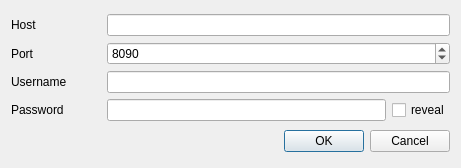
<?xml version="1.0" encoding="UTF-8"?>
<ui version="4.0">
 <class>ConnectDialog</class>
 <widget class="QDialog" name="ConnectDialog">
  <property name="geometry">
   <rect>
    <x>0</x>
    <y>0</y>
    <width>461</width>
    <height>168</height>
   </rect>
  </property>
  <property name="windowTitle">
   <string>Connection Settings</string>
  </property>
  <layout class="QVBoxLayout" name="verticalLayout">
   <item>
    <layout class="QGridLayout" name="gridLayout">
     <item row="0" column="0">
      <widget class="QLabel" name="label_1">
       <property name="minimumSize">
        <size>
         <width>90</width>
         <height>0</height>
        </size>
       </property>
       <property name="text">
        <string>Host</string>
       </property>
      </widget>
     </item>
     <item row="1" column="0">
      <widget class="QLabel" name="label_2">
       <property name="minimumSize">
        <size>
         <width>90</width>
         <height>0</height>
        </size>
       </property>
       <property name="text">
        <string>Port</string>
       </property>
      </widget>
     </item>
     <item row="2" column="0">
      <widget class="QLabel" name="label_3">
       <property name="minimumSize">
        <size>
         <width>90</width>
         <height>0</height>
        </size>
       </property>
       <property name="text">
        <string>Username</string>
       </property>
      </widget>
     </item>
     <item row="3" column="0">
      <widget class="QLabel" name="label_4">
       <property name="minimumSize">
        <size>
         <width>90</width>
         <height>0</height>
        </size>
       </property>
       <property name="text">
        <string>Password</string>
       </property>
      </widget>
     </item>
     <item row="3" column="1">
      <widget class="QLineEdit" name="password">
       <property name="echoMode">
        <enum>QLineEdit::Password</enum>
       </property>
      </widget>
     </item>
     <item row="3" column="2">
      <widget class="QCheckBox" name="reveal">
       <property name="text">
        <string>reveal</string>
       </property>
      </widget>
     </item>
     <item row="2" column="1" colspan="2">
      <widget class="QLineEdit" name="username"/>
     </item>
     <item row="1" column="1" colspan="2">
      <widget class="QSpinBox" name="port">
       <property name="minimum">
        <number>0</number>
       </property>
       <property name="maximum">
        <number>65535</number>
       </property>
       <property name="value">
        <number>8090</number>
       </property>
      </widget>
     </item>
     <item row="0" column="1" colspan="2">
      <widget class="QLineEdit" name="hostname"/>
     </item>
    </layout>
   </item>
   <item>
    <widget class="QDialogButtonBox" name="buttonBox">
     <property name="orientation">
      <enum>Qt::Horizontal</enum>
     </property>
     <property name="standardButtons">
      <set>QDialogButtonBox::Cancel|QDialogButtonBox::Ok</set>
     </property>
    </widget>
   </item>
  </layout>
 </widget>
 <tabstops>
  <tabstop>hostname</tabstop>
  <tabstop>port</tabstop>
  <tabstop>username</tabstop>
  <tabstop>password</tabstop>
  <tabstop>reveal</tabstop>
 </tabstops>
 <resources/>
 <connections>
  <connection>
   <sender>buttonBox</sender>
   <signal>accepted()</signal>
   <receiver>ConnectDialog</receiver>
   <slot>accept()</slot>
   <hints>
    <hint type="sourcelabel">
     <x>248</x>
     <y>254</y>
    </hint>
    <hint type="destinationlabel">
     <x>157</x>
     <y>274</y>
    </hint>
   </hints>
  </connection>
  <connection>
   <sender>buttonBox</sender>
   <signal>rejected()</signal>
   <receiver>ConnectDialog</receiver>
   <slot>reject()</slot>
   <hints>
    <hint type="sourcelabel">
     <x>316</x>
     <y>260</y>
    </hint>
    <hint type="destinationlabel">
     <x>286</x>
     <y>274</y>
    </hint>
   </hints>
  </connection>
 </connections>
</ui>
